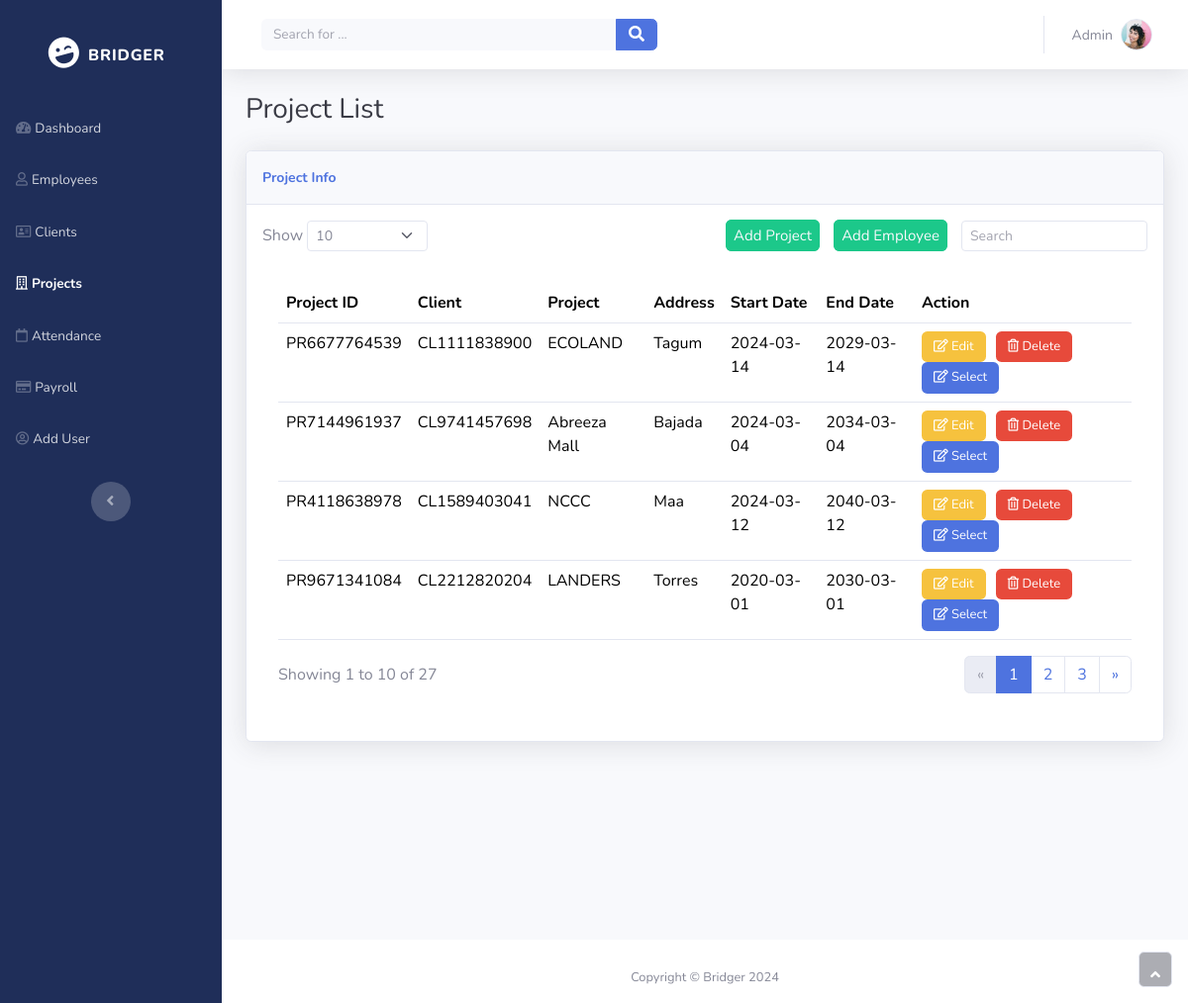
The page /n_project on the database its author committed.
### tables this page shows
CREATE TABLE "project" (
	"pr_id"	TEXT NOT NULL UNIQUE,
	"cl_id"	TEXT NOT NULL,
	"pr_name"	TEXT NOT NULL,
	"pr_address"	TEXT NOT NULL,
	"start_date"	TEXT NOT NULL,
	"end_date"	TEXT NOT NULL,
	PRIMARY KEY("pr_id")
);

### app.py (the view)
@app.route('/n_project')
def view_projects():
    try:
        connection = get_db_connection()
        cursor = connection.cursor()
        cursor.execute("SELECT * FROM project")
        projects = cursor.fetchall()
        return render_template('n_project.html', projects=projects)
    except Exception as e:
        return render_template('n_project.html', message="Error fetching projects: {}".format(e))
    finally:
        if connection:
            connection.close()

### app.py (called while the page is built)
def get_db_connection():
    connection = sqlite3.connect('test.db')
    connection.row_factory = sqlite3.Row
    return connection

### templates/n_project.html (shortened to what this page needs)
<!DOCTYPE html>
<html data-bs-theme="light" lang="en">
<head>
    <link rel="stylesheet" href="{{ url_for('static', filename='bootstrap/css/bootstrap.min.css') }}">
    <link rel="stylesheet" href="{{ url_for('static', filename='fonts/fontawesome-all.min.css') }}">
</head>
<body id="page-top">
    <div id="wrapper">
        <nav class="navbar align-items-start sidebar sidebar-dark accordion bg-gradient-primary p-0 navbar-dark" style="background: #1f2e59;--bs-primary: #1f2e59;--bs-primary-rgb: 31,46,89;">
            <div class="container-fluid d-flex flex-column p-0">
                <a class="navbar-brand d-flex justify-content-center align-items-center sidebar-brand m-0" href="#" style="padding-bottom: 79px;">
                    <div class="sidebar-brand-icon rotate-n-15">
                        <i class="fas fa-laugh-wink" style="padding-bottom: 0px;padding-top: 63px;"></i>
                    </div>
                    <div class="sidebar-brand-text mx-3" style="padding-bottom: 0px;padding-top: 63px;">
                        <span style="padding-bottom: 0px;padding-top: 63px;">bridger</span>
                    </div>
                </a>
                <ul class="navbar-nav text-light" id="accordionSidebar">
                    <li class="nav-item"><a class="nav-link" href="/n_dashboard"><i class="fas fa-tachometer-alt"></i><span>Dashboard</span></a></li>
                    <li class="nav-item"><a class="nav-link" href="/n_employee"><i class="far fa-user"></i><span>Employees</span></a></li>
                    <li class="nav-item"><a class="nav-link" href="/n_client"><i class="far fa-address-card"></i><span>Clients</span></a></li>
                    <li class="nav-item"><a class="nav-link active" href="/n_project"><i class="far fa-building"></i><span>Projects</span></a></li>
                    <li class="nav-item"><a class="nav-link" href="/n_attendance_project"><i class="far fa-calendar"></i><span>Attendance</span></a></li>
                    <li class="nav-item"><a class="nav-link" href="/#"><i class="far fa-credit-card"></i><span>Payroll</span></a></li>
                    <li class="nav-item"><a class="nav-link" href="/select_day_name"><i class="far fa-user-circle"></i></i><span>Add User</span></a></li>
                </ul>
                <div class="text-center d-none d-md-inline">
                    <button class="btn rounded-circle border-0" id="sidebarToggle" type="button"></button>
                </div>
            </div>
        </nav>
        <div class="d-flex flex-column" id="content-wrapper">
            <div id="content">
                <nav class="navbar navbar-expand bg-white shadow mb-4 topbar static-top navbar-light">
                    <div class="container-fluid">
                        <form id="searchForm" class="d-none d-sm-inline-block me-auto ms-md-3 my-2 my-md-0 mw-100 navbar-search" onsubmit="searchEmployee(); return false;">
                            <div class="input-group">
                                <input id="searchInput" class="bg-light form-control border-0 small" type="text" placeholder="Search for ...">
                                <button class="btn btn-primary py-0" type="submit"><i class="fas fa-search"></i></button>
                            </div>
                        </form>
                        <ul class="navbar-nav flex-nowrap ms-auto">
                            <li class="nav-item dropdown no-arrow">
                                <div class="nav-item dropdown no-arrow">
                                    <a class="dropdown-toggle nav-link" aria-expanded="false" data-bs-toggle="dropdown" href="#">
                                        <span class="d-none d-lg-inline me-2 text-gray-600 small">Admin</span>
                                        <img class="border rounded-circle img-profile" src="{{ url_for('static', filename='img/avatars/avatar1.jpeg') }}">
                                    </a>
                                </div>
                            </li>
                        </ul>
                    </div>
                </nav>
                <div class="container-fluid">
                    <h3 class="text-dark mb-4">Project List</h3>
                    <div class="card shadow">
                        <div class="card-header py-3" style="font-size: 14px;">
                            <p class="text-primary m-0 fw-bold">Project Info</p>
                        </div>
                        <div class="card-body">
                            <div class="row">
                                <div class="col-md-6 text-nowrap">
                                    <div id="dataTable_length" class="dataTables_length" aria-controls="dataTable">
                                        <label class="form-label">Show&nbsp;<select class="d-inline-block form-select form-select-sm">
                                                <option value="10" selected="">10</option>
                                            </select>&nbsp;</label>
                                    </div>
                                </div>
                                <div class="col-md-6">
                                    <div class="text-md-end dataTables_filter" id="dataTable_filter">
                                        <a href="/n_add_project" style="margin-right: 10px;border-radius: 6px;border-style: solid;border-color: var(--bs-form-valid-color);background: var(--bs-form-valid-color);color: var(--bs-card-cap-bg);padding-right: 5px;padding-top: 3px;padding-bottom: 3px;padding-left: 5px;text-decoration: none;font-size: 15px;">Add Project</a>
                                        <a href="/add_employee_project" style="margin-right: 10px;border-radius: 6px;border-style: solid;border-color: var(--bs-form-valid-color);background: var(--bs-form-valid-color);color: var(--bs-card-cap-bg);padding-right: 5px;padding-top: 3px;padding-bottom: 3px;padding-left: 5px;text-decoration: none;font-size: 15px;">Add Employee</a>
                                        <label class="form-label">
                                            <input type="search" class="form-control form-control-sm" aria-controls="dataTable" placeholder="Search">
                                        </label>
                                    </div>
                                </div>
                            </div>
                            <div class="card-body">
                                <div class="table-responsive table mt-2" id="projectTable" role="grid" aria-describedby="projectTable_info">
                                    <table class="table my-0" id="projectTable">
                                        <thead>
                                            <tr>
                                                <th>Project ID</th>
                                                <th>Client</th>
                                                <th>Project</th>
                                                <th>Address</th>
                                                <th>Start Date</th>
                                                <th>End Date</th>
                                                <th>Action</th>
                                            </tr>
                                        </thead>
                                        <tbody>
                                            {% for project in projects %}
                                            <tr id="project_row_{{ project[0] }}">
                                                <td>{{ project[0] }}</td>
                                                <td>{{ project[1] }}</td>
                                                <td>{{ project[2] }}</td>
                                                <td>{{ project[3] }}</td>
                                                <td>{{ project[4] }}</td>
                                                <td>{{ project[5] }}</td>
                                                <td>
                                                    <button class="btn btn-primary" type="button" style="margin-right: 6px;background: var(--bs-yellow);border-style: none;font-size: 13px;"><i class="far fa-edit"></i>&nbsp;Edit</button>
                                                    <button onclick="deleteProject('{{ project[0] }}')" class="btn btn-primary" style="background: var(--bs-form-invalid-border-color);border-style: none;font-size: 13px; margin-right: 6px;"><i class="far fa-trash-alt"></i>&nbsp;Delete</button>
                                                    <button type="button" onclick="viewProject('{{ project[0] }}')" class="btn btn-primary" style="background: var(--bs-blue); border-style: none; font-size: 13px;"><i class="far fa-edit"></i>&nbsp;Select</button>
                                                </td>
                                            </tr>
                                            {% endfor %}
                                        </tbody>
                                    </table>
                                </div>
                                <div class="row">
                                    <div class="col-md-6 align-self-center">
                                        <p id="dataTable_info" class="dataTables_info" role="status" aria-live="polite">Showing 1 to 10 of 27</p>
                                    </div>
                                    <div class="col-md-6">
                                        <nav class="d-lg-flex justify-content-lg-end dataTables_paginate paging_simple_numbers">
                                            <ul class="pagination">
                                                <li class="page-item disabled"><a class="page-link" aria-label="Previous" href="#"><span aria-hidden="true">«</span></a></li>
                                                <li class="page-item active"><a class="page-link" href="#">1</a></li>
                                                <li class="page-item"><a class="page-link" href="#">2</a></li>
                                                <li class="page-item"><a class="page-link" href="#">3</a></li>
                                                <li class="page-item"><a class="page-link" aria-label="Next" href="#"><span aria-hidden="true">»</span></a></li>
                                            </ul>
                                        </nav>
                                    </div>
                                </div>
                            </div>
                        </div>
                    </div>
                </div>
                <footer class="bg-white sticky-footer" style="height: 62.8px;margin-top: 200px;">
                    <div class="container my-auto">
                        <div class="text-center my-auto copyright"><span>Copyright © Bridger 2024</span></div>
                    </div>
                </footer>
            </div>
            <a class="border rounded d-inline scroll-to-top" href="#page-top" style="height: 36px;width: 34px;">
                <i class="fas fa-angle-up"></i>
            </a>
        </div>
    </div>
</body>
</html>

### rows shown on the page
project: pr_id "PR6677764539", cl "CL1111838900", pr_name "ECOLAND", pr_address "Tagum", start_date "2024-03-14", end_date "2029-03-14"
project: pr_id "PR7144961937", cl "CL9741457698", pr_name "Abreeza Mall", pr_address "Bajada", start_date "2024-03-04", end_date "2034-03-04"
project: pr_id "PR4118638978", cl "CL1589403041", pr_name "NCCC", pr_address "Maa", start_date "2024-03-12", end_date "2040-03-12"
project: pr_id "PR9671341084", cl "CL2212820204", pr_name "LANDERS", pr_address "Torres", start_date "2020-03-01", end_date "2030-03-01"
